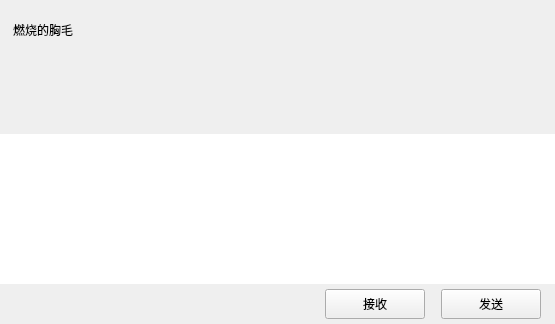
<?xml version="1.0" encoding="UTF-8"?>
<ui version="4.0">
 <class>ChatPage</class>
 <widget class="QWidget" name="ChatPage">
  <property name="geometry">
   <rect>
    <x>0</x>
    <y>0</y>
    <width>555</width>
    <height>324</height>
   </rect>
  </property>
  <property name="windowTitle">
   <string>Form</string>
  </property>
  <layout class="QVBoxLayout" name="verticalLayout">
   <property name="spacing">
    <number>0</number>
   </property>
   <property name="leftMargin">
    <number>0</number>
   </property>
   <property name="topMargin">
    <number>0</number>
   </property>
   <property name="rightMargin">
    <number>0</number>
   </property>
   <property name="bottomMargin">
    <number>0</number>
   </property>
   <item>
    <widget class="QWidget" name="chat_data_wid" native="true">
     <property name="sizePolicy">
      <sizepolicy hsizetype="Expanding" vsizetype="Expanding">
       <horstretch>0</horstretch>
       <verstretch>0</verstretch>
      </sizepolicy>
     </property>
     <layout class="QVBoxLayout" name="verticalLayout_2">
      <property name="spacing">
       <number>0</number>
      </property>
      <property name="leftMargin">
       <number>0</number>
      </property>
      <property name="topMargin">
       <number>0</number>
      </property>
      <property name="rightMargin">
       <number>0</number>
      </property>
      <property name="bottomMargin">
       <number>0</number>
      </property>
      <item>
       <widget class="QWidget" name="title_wid" native="true">
        <property name="minimumSize">
         <size>
          <width>0</width>
          <height>60</height>
         </size>
        </property>
        <property name="maximumSize">
         <size>
          <width>16777215</width>
          <height>60</height>
         </size>
        </property>
        <layout class="QVBoxLayout" name="verticalLayout_3">
         <property name="leftMargin">
          <number>11</number>
         </property>
         <property name="topMargin">
          <number>2</number>
         </property>
         <property name="rightMargin">
          <number>2</number>
         </property>
         <property name="bottomMargin">
          <number>2</number>
         </property>
         <item>
          <widget class="QWidget" name="widget" native="true">
           <layout class="QHBoxLayout" name="horizontalLayout_3">
            <property name="leftMargin">
             <number>2</number>
            </property>
            <property name="topMargin">
             <number>2</number>
            </property>
            <property name="rightMargin">
             <number>2</number>
            </property>
            <property name="bottomMargin">
             <number>2</number>
            </property>
            <item>
             <widget class="QLabel" name="title_lb">
              <property name="text">
               <string>燃烧的胸毛</string>
              </property>
             </widget>
            </item>
           </layout>
          </widget>
         </item>
        </layout>
       </widget>
      </item>
      <item>
       <widget class="ChatView" name="chat_data_list" native="true"/>
      </item>
      <item>
       <widget class="QWidget" name="tool_wid" native="true">
        <property name="minimumSize">
         <size>
          <width>0</width>
          <height>40</height>
         </size>
        </property>
        <property name="maximumSize">
         <size>
          <width>16777215</width>
          <height>40</height>
         </size>
        </property>
        <layout class="QHBoxLayout" name="horizontalLayout_5">
         <property name="leftMargin">
          <number>2</number>
         </property>
         <property name="topMargin">
          <number>2</number>
         </property>
         <property name="rightMargin">
          <number>2</number>
         </property>
         <property name="bottomMargin">
          <number>2</number>
         </property>
         <item>
          <spacer name="horizontalSpacer_7">
           <property name="orientation">
            <enum>Qt::Horizontal</enum>
           </property>
           <property name="sizeType">
            <enum>QSizePolicy::Fixed</enum>
           </property>
           <property name="sizeHint" stdset="0">
            <size>
             <width>5</width>
             <height>20</height>
            </size>
           </property>
          </spacer>
         </item>
         <item>
          <widget class="ClickedLabel" name="emo_lb">
           <property name="minimumSize">
            <size>
             <width>25</width>
             <height>25</height>
            </size>
           </property>
           <property name="maximumSize">
            <size>
             <width>25</width>
             <height>25</height>
            </size>
           </property>
           <property name="text">
            <string/>
           </property>
          </widget>
         </item>
         <item>
          <spacer name="horizontalSpacer_6">
           <property name="orientation">
            <enum>Qt::Horizontal</enum>
           </property>
           <property name="sizeType">
            <enum>QSizePolicy::Fixed</enum>
           </property>
           <property name="sizeHint" stdset="0">
            <size>
             <width>5</width>
             <height>20</height>
            </size>
           </property>
          </spacer>
         </item>
         <item>
          <widget class="ClickedLabel" name="file_lb">
           <property name="minimumSize">
            <size>
             <width>30</width>
             <height>30</height>
            </size>
           </property>
           <property name="maximumSize">
            <size>
             <width>30</width>
             <height>30</height>
            </size>
           </property>
           <property name="text">
            <string/>
           </property>
          </widget>
         </item>
         <item>
          <spacer name="horizontalSpacer_5">
           <property name="orientation">
            <enum>Qt::Horizontal</enum>
           </property>
           <property name="sizeHint" stdset="0">
            <size>
             <width>40</width>
             <height>20</height>
            </size>
           </property>
          </spacer>
         </item>
        </layout>
       </widget>
      </item>
      <item>
       <widget class="MessageTextEdit" name="chatEdit">
        <property name="minimumSize">
         <size>
          <width>0</width>
          <height>150</height>
         </size>
        </property>
        <property name="maximumSize">
         <size>
          <width>16777215</width>
          <height>150</height>
         </size>
        </property>
        <property name="frameShape">
         <enum>QFrame::NoFrame</enum>
        </property>
       </widget>
      </item>
      <item>
       <widget class="QWidget" name="send_wid" native="true">
        <property name="minimumSize">
         <size>
          <width>0</width>
          <height>40</height>
         </size>
        </property>
        <property name="maximumSize">
         <size>
          <width>16777215</width>
          <height>40</height>
         </size>
        </property>
        <layout class="QHBoxLayout" name="horizontalLayout_4">
         <property name="topMargin">
          <number>2</number>
         </property>
         <property name="bottomMargin">
          <number>2</number>
         </property>
         <item>
          <spacer name="horizontalSpacer_2">
           <property name="orientation">
            <enum>Qt::Horizontal</enum>
           </property>
           <property name="sizeHint" stdset="0">
            <size>
             <width>36</width>
             <height>20</height>
            </size>
           </property>
          </spacer>
         </item>
         <item>
          <widget class="ClickedBtn" name="receive_btn">
           <property name="minimumSize">
            <size>
             <width>100</width>
             <height>30</height>
            </size>
           </property>
           <property name="maximumSize">
            <size>
             <width>100</width>
             <height>30</height>
            </size>
           </property>
           <property name="text">
            <string>接收</string>
           </property>
          </widget>
         </item>
         <item>
          <spacer name="horizontalSpacer_3">
           <property name="orientation">
            <enum>Qt::Horizontal</enum>
           </property>
           <property name="sizeType">
            <enum>QSizePolicy::Fixed</enum>
           </property>
           <property name="sizeHint" stdset="0">
            <size>
             <width>10</width>
             <height>20</height>
            </size>
           </property>
          </spacer>
         </item>
         <item>
          <widget class="ClickedBtn" name="send_btn">
           <property name="minimumSize">
            <size>
             <width>100</width>
             <height>30</height>
            </size>
           </property>
           <property name="maximumSize">
            <size>
             <width>100</width>
             <height>30</height>
            </size>
           </property>
           <property name="text">
            <string>发送</string>
           </property>
          </widget>
         </item>
         <item>
          <spacer name="horizontalSpacer_4">
           <property name="orientation">
            <enum>Qt::Horizontal</enum>
           </property>
           <property name="sizeType">
            <enum>QSizePolicy::Fixed</enum>
           </property>
           <property name="sizeHint" stdset="0">
            <size>
             <width>5</width>
             <height>20</height>
            </size>
           </property>
          </spacer>
         </item>
        </layout>
       </widget>
      </item>
     </layout>
    </widget>
   </item>
  </layout>
 </widget>
 <customwidgets>
  <customwidget>
   <class>ClickedLabel</class>
   <extends>QLabel</extends>
   <header>clickedlabel.h</header>
  </customwidget>
  <customwidget>
   <class>ClickedBtn</class>
   <extends>QPushButton</extends>
   <header>clickedbtn.h</header>
  </customwidget>
  <customwidget>
   <class>MessageTextEdit</class>
   <extends>QTextEdit</extends>
   <header>MessageTextEdit.h</header>
  </customwidget>
  <customwidget>
   <class>ChatView</class>
   <extends>QWidget</extends>
   <header>chatview.h</header>
   <container>1</container>
  </customwidget>
 </customwidgets>
 <resources/>
 <connections/>
</ui>
